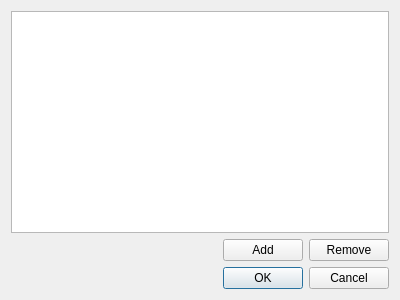
<?xml version="1.0" encoding="UTF-8"?>
<ui version="4.0">
 <class>XslPathsDialog</class>
 <widget class="QDialog" name="XslPathsDialog">
  <property name="geometry">
   <rect>
    <x>0</x>
    <y>0</y>
    <width>400</width>
    <height>300</height>
   </rect>
  </property>
  <property name="windowTitle">
   <string>XSL Paths</string>
  </property>
  <layout class="QVBoxLayout" name="verticalLayout">
   <item>
    <widget class="QListView" name="listView"/>
   </item>
   <item>
    <layout class="QHBoxLayout" name="horizontalLayout">
     <item>
      <spacer name="horizontalSpacer">
       <property name="orientation">
        <enum>Qt::Horizontal</enum>
       </property>
       <property name="sizeHint" stdset="0">
        <size>
         <width>40</width>
         <height>20</height>
        </size>
       </property>
      </spacer>
     </item>
     <item>
      <widget class="QPushButton" name="addButton">
       <property name="text">
        <string>Add</string>
       </property>
      </widget>
     </item>
     <item>
      <widget class="QPushButton" name="removeButton">
       <property name="text">
        <string>Remove</string>
       </property>
      </widget>
     </item>
    </layout>
   </item>
   <item>
    <widget class="QDialogButtonBox" name="buttonBox">
     <property name="orientation">
      <enum>Qt::Horizontal</enum>
     </property>
     <property name="standardButtons">
      <set>QDialogButtonBox::Cancel|QDialogButtonBox::Ok</set>
     </property>
    </widget>
   </item>
  </layout>
 </widget>
 <resources/>
 <connections>
  <connection>
   <sender>buttonBox</sender>
   <signal>accepted()</signal>
   <receiver>XslPathsDialog</receiver>
   <slot>accept()</slot>
   <hints>
    <hint type="sourcelabel">
     <x>248</x>
     <y>254</y>
    </hint>
    <hint type="destinationlabel">
     <x>157</x>
     <y>274</y>
    </hint>
   </hints>
  </connection>
  <connection>
   <sender>buttonBox</sender>
   <signal>rejected()</signal>
   <receiver>XslPathsDialog</receiver>
   <slot>reject()</slot>
   <hints>
    <hint type="sourcelabel">
     <x>316</x>
     <y>260</y>
    </hint>
    <hint type="destinationlabel">
     <x>286</x>
     <y>274</y>
    </hint>
   </hints>
  </connection>
 </connections>
</ui>
